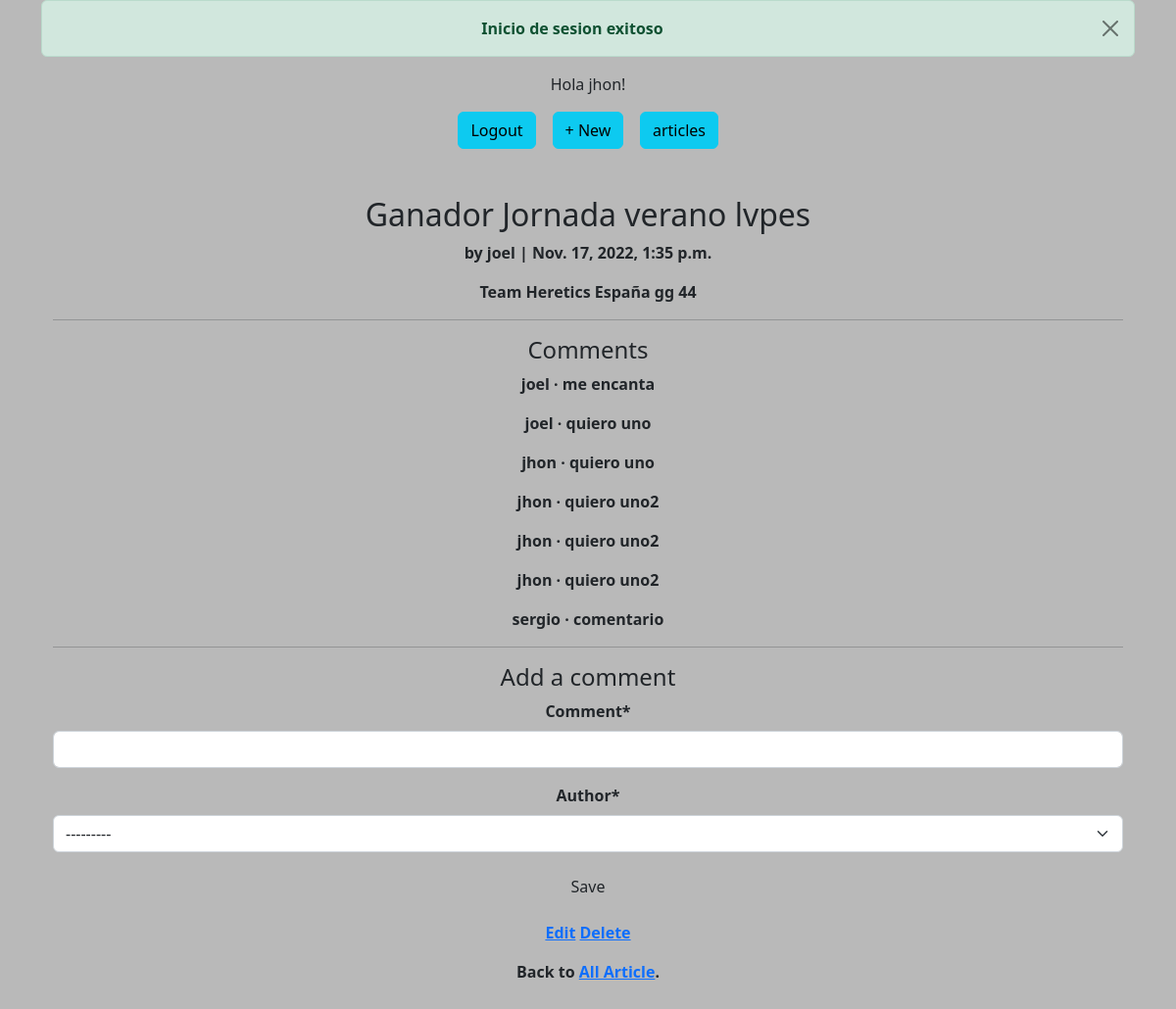
/2/ (signed in), run on the app's committed database.
### accounts/models.py (models this page shows)
class CustomUser(AbstractUser):
    age = models.PositiveIntegerField(null=True, blank=True)

### articles/models.py (models this page shows, shortened)
class Article(models.Model):
    title = models.CharField(max_length=255)
    body = models.TextField()
    date = models.DateTimeField(auto_now_add=True)
    author = models.ForeignKey(
        settings.AUTH_USER_MODEL,
        on_delete=models.CASCADE,
    )

class Comment(models.Model):#new
    article =models.ForeignKey(Article,
        on_delete=models.CASCADE,
    )
    comment = models.CharField(
        max_length=140
    )
    author = models.ForeignKey(
        settings.AUTH_USER_MODEL,
        on_delete=models.CASCADE,
    )
    def __str__(self):
        return self.comment

### articles/views.py (the view, shortened to what this page needs)
# urls.py: path('<int:pk>/', ArticleDetailtView.as_view(), name="article_detail"),
class ArticleDetailtView(LoginRequiredMixin, View):
    def get(self, request, *args, **kwargs):
        view = CommentGet.as_view()
        return view(request, *args, **kwargs)

### articles/forms.py
class CommentForm(forms.ModelForm):
    class Meta:
        model = Comment
        fields = ("comment", "author")

### articles/views.py (called while the page is built)
    def get_context_data(self, **kwargs):
        context = super().get_context_data(**kwargs)
        context['form'] = CommentForm()
        return context

### templates/article_detail.html (shortened to what this page needs)
{% extends "base.html" %}
{% load crispy_forms_tags %}
{% block content %}
    <div class="article-entry">
        <h2>{{ object.title }}</h2>
        <p>by {{ object.author }} | {{ object.date }}</p>
        <p>{{ object.body }}</p>
    </div>
    <hr>
    <h4>Comments</h4>
        {% for comment in article.comment_set.all %}
            <p>{{ comment.author }} &middot; {{ comment }} </p>
        {% endfor %}
    <hr>
    <h4>Add a comment</h4>
    <form action="" method="post">
        {{ form|crispy }}
        <button class="btn btn-succes ml-2" type="submit" >Save</button>
    </form>
    <p><a href="{% url 'article_edit' article.pk %}">Edit</a>
        <a href="{% url 'article_delete' article.pk %}">Delete</a></p>
    <p>Back to <a href="{% url 'article_list' %}">All Article</a>.</p>
{%endblock content%}

### templates/base.html (shortened to what this page needs)
{% load static %}
<html>
    <head>
        <link rel="stylesheet" href="{% static 'bootstrap-5.2.2-dist/css/bootstrap.min.css' %}">
        <link rel="stylesheet" href="{% static 'css/error.css' %}">
    </head>
    <body id="login">
        <div class="container">
                <header id="header">
                    <div class="text-center">
                            {% if user.is_authenticated %}
                            <div class="alert alert-success alert-dismissible fade show" role="alert">
                                <strong>Inicio de sesion exitoso</strong>
                                <button type="button" class="btn-close" data-bs-dismiss="alert" aria-label="Close"></button>
                            </div>
                                <p>Hola {{ user.username }}!</p>
                                <ul class="nav justify-content-center">
                                    <li class="nav-item col-1">
                                        <a class="btn btn-info" href="{% url 'logout' %}">Logout</a>
                                    </li>
                                    <li class="nav-item col-1">
                                        <a class="btn btn-info" href="{% url 'article_new' %}">+ New</a>
                                    </li>
                                    <li class="nav-item col-1">
                                        <a class="btn btn-info" href="{% url 'article_list'%}">articles</a>
                                    </li>
                                </ul>
                            {% endif %}
                            <br>
                        </div>
                </header>
                <div class="container text-center">
                    <br>
                    <b>
                    {% block content %}
                    {% endblock content %}
                </div>
            <br>
        </div>
    </body>
</html>

### static/css/error.css (style rules this page uses)
#login { background-color: rgba(0, 0, 0, 0.274); }

### data on the page
CustomUser: username "jhon"
Article: title "Ganador Jornada verano lvpes", author "joel", date "Nov. 17, 2022, 1:35 p.m.", body "Team Heretics España gg 44"
Comment: author "joel", comment "me encanta"
Comment: author "joel", comment "quiero uno"
Comment: author "jhon", comment "quiero uno"
Comment: author "jhon", comment "quiero uno2"
Comment: author "jhon", comment "quiero uno2"
Comment: author "jhon", comment "quiero uno2"
Comment: author "sergio", comment "comentario"
